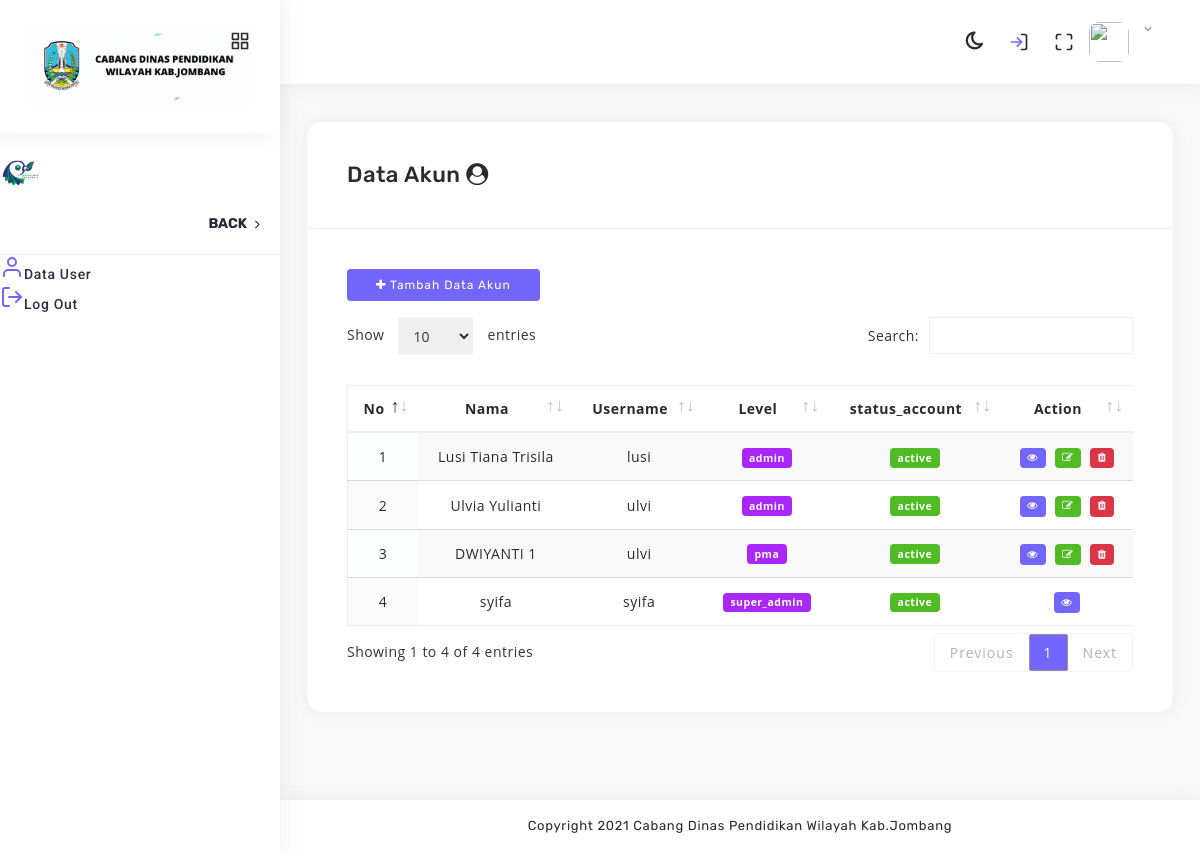
The page /index.php/superadmin/datauser on the database its author committed.
### tables this page shows
CREATE TABLE `user` (
  `id_user` int(11) NOT NULL,
  `full_name` varchar(100) NOT NULL,
  `username` varchar(50) NOT NULL,
  `password` varchar(500) NOT NULL,
  `created_at` timestamp NULL DEFAULT current_timestamp() ON UPDATE current_timestamp(),
  `photo` varchar(500) NOT NULL,
  `status_account` enum('active','inactive') NOT NULL,
  `level` enum('kepala_cabang','kasubag_tu','pmk','pma','staf','admin','super_admin') NOT NULL,
  `email` varchar(100) NOT NULL,
  `telp` varchar(15) NOT NULL
);

### application/controllers/Superadmin.php (called while the page is built, shortened)
<?php
class Superadmin extends CI_Controller
{
    function __construct()
    {
        $this->load->model('M_login');
        $this->load->model('M_surat');
        $this->load->model('M_superadmin');
        $this->load->library('form_validation');
    }
    function datauser(){
        $data = array(
            'namafolder'    => "superadmin",
            'namafileview'  => "V_users",
            'title'         => "Superadmin Page | Dinas Pendidikan Jombang"
        );
        $data['user'] = $this->M_superadmin->get_datauser();
        $this->load->view('templating/superadmin/template_superadmin', $data);
    }
}
?>

### index.php (called while the page is built, shortened)
<?php
require_once BASEPATH.'core/CodeIgniter.php';

### application/models/M_superadmin.php (called while the page is built, shortened)
<?php
class M_superadmin extends CI_Model
{
    function get_datauser(){
        $query = $this->db->query('SELECT * FROM user');
        return $query;
    }
}
?>

### application/views/superadmin/V_users.php (the view, shortened to what this page needs)
<br><br>
<div class="container-fluid">
	<div class="col-sm-12">
		<div class="card">
			<div class="card-header">
				<h5>Data Akun <i class="fa fa-user-circle" aria-hidden="true"></i> </h5>
			</div>
			<div class="card-body">
				<div class="table-responsive">
					<a href="<?= base_url(); ?>superadmin/tambahuser/" class="btn btn-primary btn-sm mb-3">
						<i class="fa fa-plus" aria-hidden="true"></i> Tambah Data Akun</a>
					<table class="display" id="basic-1" style="text-align:center;">
						<thead>
							<tr>
								<th>No</th>
								<th>Nama</th>
								<th>Username</th>
								<th>Level</th>
								<th>status_account</th>
								<th>Action</th>
							</tr>
						</thead>
						<tbody>
							<?php $no = 1;
                        foreach ($user->result_array() as $akn) { ?>
							<tr>
								<td><?= $no++; ?></td>
								<td><?= $akn["full_name"]; ?></td>
								<td><?= $akn["username"]; ?></td>
								<td><span class="badge badge-info"><?=$akn["level"];?></span></td>
								<td><span class=" badge badge-success"><?= $akn["status_account"]; ?></td></span>
								<td>
									<a href="<?= base_url(); ?>superadmin/detailuser/<?= $akn['id_user']; ?>"
										class="badge badge-primary">
										<i class="fa fa-eye" aria-hidden="true"></i></a></a>
									<?php   if (( $akn['level'] == 'pma' ) || ( $akn['level'] == 'pmk' ) ||  ( $akn['level'] == 'kepala_cabang' ) || ($akn['level'] == 'kasubag_tu') || ($akn['level']== 'staff') || ($akn['level']== 'admin')) {?>
									<a href="<?= base_url(); ?>superadmin/edituser/<?= $akn['id_user']; ?>"
										class="badge badge-success"><i class="fa fa-edit "></i> </a>
									<?php }?>
									<?php   if (( $akn['level'] == 'pma' ) || ( $akn['level'] == 'pmk' ) ||  ( $akn['level'] == 'kepala_cabang' ) || ($akn['level'] == 'kasubag_tu') || ($akn['level']== 'staff') || ($akn['level']== 'admin')) {?>
									<a href="#" data-bs-toggle="modal"
										data-bs-target="#aksi-hapus-<?php echo $akn['id_user'] ?>"
										class="badge badge-danger "> <i class="fa fa-trash" aria-hidden="true"></i></a>
									<?php }?>
								</td>
								<?php
                        }
                            ?>
							</tr>
					</table>
				</div>
			</div>
		</div>
	</div>
</div>

### application/views/templating/superadmin/template_superadmin.php (shortened to what this page needs)
<!DOCTYPE html>
<html lang="en">
<head>
	<link rel="stylesheet" type="text/css" href="<?php echo base_url() ?>assets/frontend/css/fontawesome.css">
	<link rel="stylesheet" type="text/css" href="<?php echo base_url() ?>assets/frontend/css/vendors/icofont.css">
	<link rel="stylesheet" type="text/css" href="<?php echo base_url() ?>assets/frontend/css/vendors/themify.css">
	<link rel="stylesheet" type="text/css" href="<?php echo base_url() ?>assets/frontend/css/vendors/flag-icon.css">
	<link rel="stylesheet" type="text/css" href="<?php echo base_url() ?>assets/frontend/css/vendors/feather-icon.css">
	<link rel="stylesheet" type="text/css" href="<?php echo base_url() ?>assets/frontend/css/vendors/scrollbar.css">
	<link rel="stylesheet" type="text/css" href="<?= base_url('assets/frontend/css/vendors/animate.css'); ?>">
	<link rel="stylesheet" type="text/css" href="<?= base_url('assets/frontend/css/vendors/chartist.css'); ?>">
	<link rel="stylesheet" type="text/css" href="<?= base_url('assets/frontend/css/vendors/date-picker.css'); ?>">
	<link rel="stylesheet" type="text/css"
		href="<?php echo base_url() ?>assets/frontend/css/vendors/date-time-picker.css">
	<link rel="stylesheet" type="text/css" href="<?php echo base_url() ?>assets/frontend/css/vendors/datatables.css">
	<link rel="stylesheet" type="text/css" href="<?php echo base_url() ?>assets/frontend/css/vendors/bootstrap.css">
	<link rel="stylesheet" type="text/css" href="<?php echo base_url() ?>assets/frontend/css/style.css">
	<link id="color" rel="stylesheet" href="<?php echo base_url() ?>assets/frontend/css/color-1.css" media="screen">
	<link rel="stylesheet" type="text/css" href="<?php echo base_url() ?>assets/frontend/css/responsive.css">
</head>
<body onload="startTime()">
	<div class="page-wrapper compact-wrapper" id="pageWrapper">
		<div class="page-header">
			<div class="header-wrapper row m-0">
				<div class="nav-right col-8 pull-right right-header p-0">
					<ul class="nav-menus">
						<li>
							<div class="mode"><i class="fa fa-moon-o"></i></div>
						</li>
						<li>
							<div><a href="<?= base_url('login/logout'); ?>"><i data-feather="log-in"></i></a></div>
						</li>
						<li class="maximize"><a class="text-dark" href="#!" onclick="javascript:toggleFullScreen()"><i
									data-feather="maximize"></i></a></li>
						<li class="profile-nav onhover-dropdown p-0 me-0">
							<div class="media profile-media"><img class="b-r-10" width="40px" height="40px"
									src="<?php echo base_url('assets/images/' . $this->session->userdata('sess_foto')) ?>"
									alt="">
								<div class="media-body">
									<p class="mb-0 font-roboto"><?php echo $this->session->userdata('sess_level') ?><i
											class="middle fa fa-angle-down"></i></p>
								</div>
							</div>
						</li>
					</ul>
				</div>
			</div>
		</div>
		<div class="page-body-wrapper">
			<div class="sidebar-wrapper">
				<div>
					<div class="logo-wrapper"><a href="#"><img class="img-fluid for-light"
								src="<?php echo base_url() ?>assets/frontend/images/logo/logo.gif" alt=""><img
								src="<?php echo base_url() ?>assets/frontend/images/logo/logo_dark.gif" alt=""></a>
						<div class="toggle-sidebar"><i class="status_toggle middle sidebar-toggle" data-feather="grid">
							</i></div>
					</div>
					<nav class="sidebar-main">
						<div id="sidebar-menu">
							<ul class="sidebar-links" id="simple-bar">
								<li class="back-btn"><a href="index.html"><img class="img-fluid"
											src="<?php echo base_url() ?>assets/frontend/images/logo/logo-icon.png"
											alt=""></a>
									<div class="mobile-back text-end"><span>Back</span><i class="fa fa-angle-right ps-2"
											aria-hidden="true"></i></div>
								</li>
								<li class="sidebar-list"><a class="sidebar-link sidebar-title link-nav"
										href="<?= base_url('superadmin/datauser'); ?>"><i
											data-feather="user"></i></i><span>Data User</span></a>
								</li>
								<li class="sidebar-list"><a class="sidebar-link sidebar-title link-nav"
										href="<?= base_url('login/logout'); ?>"><i
											data-feather="log-out"></i></i><span>Log Out</span></a>
								</li>
							</ul>
						</div>
					</nav>
				</div>
			</div>
			<div class="page-body">
				<?php $this->load->view($namafolder . '/' . $namafileview); ?>
			</div>
			<footer class="footer">
				<div class="container-fluid">
					<div class="row">
						<div class="col-md-12 footer-copyright text-center">
							<p class="mb-0">Copyright <?= date('Y'); ?> Cabang Dinas Pendidikan Wilayah Kab.Jombang </p>
						</div>
					</div>
				</div>
			</footer>
		</div>
	</div>
</body>
</html>

### rows shown on the page
user: full_name "Lusi Tiana Trisila", username "lusi", level "admin", status_account "active"
user: full_name "Ulvia Yulianti", username "ulvi", level "admin", status_account "active"
user: full_name "DWIYANTI 1", username "ulvi", level "pma", status_account "active"
user: full_name "syifa", username "syifa", level "super_admin", status_account "active"
